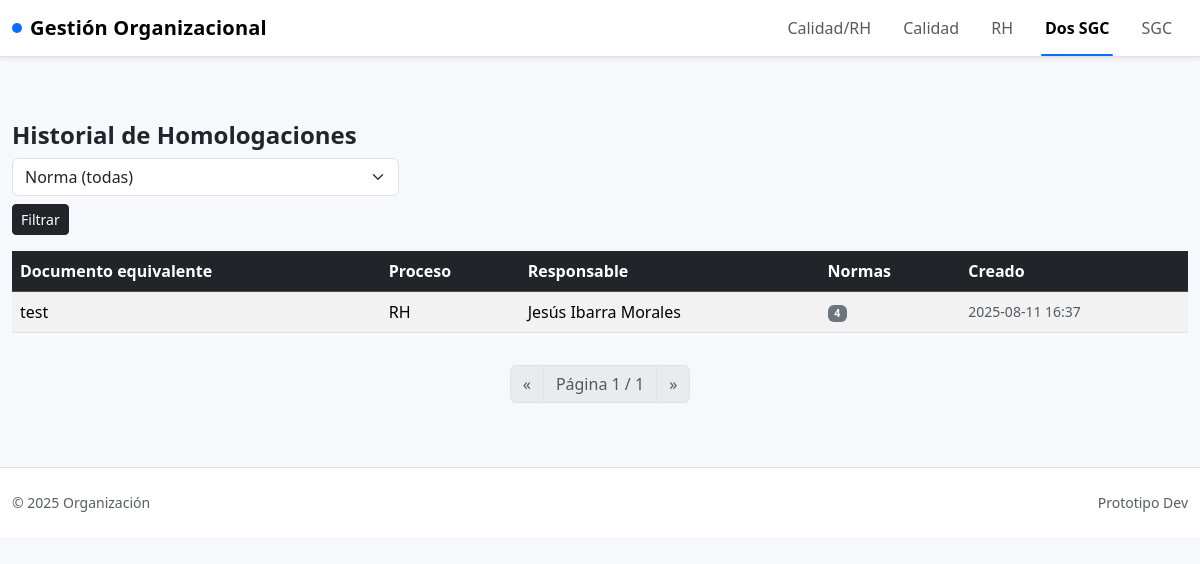
The page /dos-sgc/historial/ on the database its author committed.
### app/models.py (models this page shows, shortened)
class TimeStampedModel(models.Model):
    created_at = models.DateTimeField(auto_now_add=True)
    updated_at = models.DateTimeField(auto_now=True)
    class Meta:
        abstract = True

class HomologacionSGC(TimeStampedModel):
    normas_involucradas = models.ManyToManyField(Norma, related_name='homologaciones')
    proceso = models.ForeignKey(Proceso, on_delete=models.SET_NULL, null=True, blank=True)
    documento_equivalente = models.CharField(max_length=200)
    propuesta = models.TextField()
    responsable = models.ForeignKey(Empleado, on_delete=models.SET_NULL, null=True)
    adjunto = models.FileField(upload_to='homologacion/', blank=True)

class Proceso(TimeStampedModel):
    nombre = models.CharField(max_length=200, unique=True)
    def __str__(self):
        return self.nombre

class Empleado(TimeStampedModel):
    nombre = models.CharField(max_length=150)
    correo = models.EmailField(blank=True)
    def __str__(self):
        return self.nombre

class Norma(TimeStampedModel):
    codigo = models.CharField(max_length=50, unique=True)
    nombre = models.CharField(max_length=200)

### app/views.py (the view)
# urls.py: path('dos-sgc/historial/', views.hist_homologaciones, name='hist_homologaciones'),
def hist_homologaciones(request):
    qs = (HomologacionSGC.objects
          .select_related('proceso', 'responsable')
          .prefetch_related('normas_involucradas')
          .order_by('-created_at'))
    norma = request.GET.get('norma')
    if norma:
        qs = qs.filter(normas_involucradas__id=norma)
    page = _paginate(request, qs)
    return render(request, 'hist_homologaciones.html', {'page': page})

### app/views.py (called while the page is built)
def _paginate(request, qs, per_page=25):
    return Paginator(qs, per_page).get_page(request.GET.get('page'))

### app/templates/hist_homologaciones.html (shortened to what this page needs)
{% extends 'base.html' %}
{% block content %}
<h1 class="h4 fw-bold">Historial de Homologaciones</h1>
<form class="row g-2 mb-3" method="get">
  <div class="col-md-4">
    <select class="form-select" name="norma">
      <option value="">Norma (todas)</option>
    </select>
  </div>
  <div class="col-12">
    <button class="btn btn-dark btn-sm">Filtrar</button>
  </div>
</form>
<div class="table-responsive">
<table class="table table-striped align-middle">
  <thead class="table-dark">
    <tr><th>Documento equivalente</th><th>Proceso</th><th>Responsable</th><th>Normas</th><th>Creado</th></tr>
  </thead>
  <tbody>
    {% for h in page.object_list %}
      <tr>
        <td>{{ h.documento_equivalente }}</td>
        <td>{{ h.proceso|default:'—' }}</td>
        <td>{{ h.responsable|default:'—' }}</td>
        <td class="small">
          {% for n in h.normas_involucradas.all %}
            <span class="badge bg-secondary me-1">{{ n.codigo }}</span>
          {% empty %}<span class="text-muted">—</span>{% endfor %}
        </td>
        <td class="text-muted small">{{ h.created_at|date:'Y-m-d H:i' }}</td>
      </tr>
    {% empty %}
      <tr><td colspan="5" class="text-center text-muted">Sin registros</td></tr>
    {% endfor %}
  </tbody>
</table>
</div>
{% include '_pager.html' with page=page %}
{% endblock %}

### app/templates/base.html (style rules this page uses)
:root { --app-body-bg: #f6f8fb; }
body { background: var(--app-body-bg); }
.table td, .table th { vertical-align: middle; }

### rows shown on the page
HomologacionSGC: documento_equivalente "test", proceso "RH", responsable "Jesús Ibarra Morales", created_at "2025-08-11 16:37"
Norma: codigo "4"

### other values the page prints
{{ page.number }} "1"
{{ page.paginator.num_pages }} "1"
{{ now|default:2025 }} "2025"
